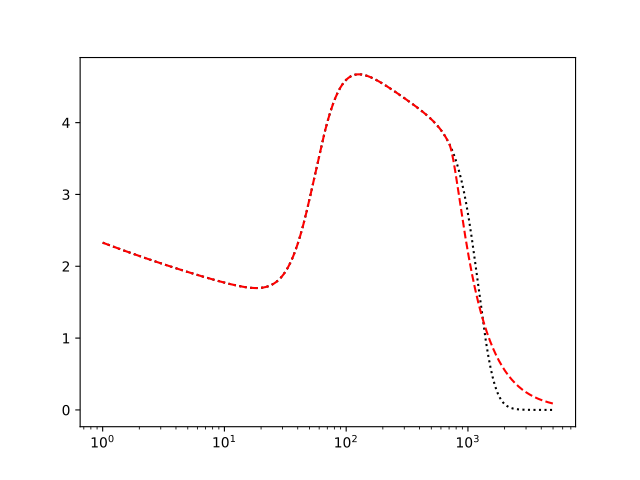

Python code for this plot:
from cluster_generator.radial_profiles import vikhlinin_temperature_profile
from cluster_generator.numalgs import extrap_power_law
import numpy as np
import matplotlib.pyplot as plt

fig, ax = plt.subplots(1,1)
T = vikhlinin_temperature_profile(3.61,0.12,5.00,10.0,1420,0.9747,57,3.88)
x = np.geomspace(1,5000,5000)
y = T(x)

ax.semilogx(x,y,"k:")

xn,yn = extrap_power_law(700,800,-2,x=x,y=y)

ax.semilogx(xn,yn,"r--")

plt.show()
